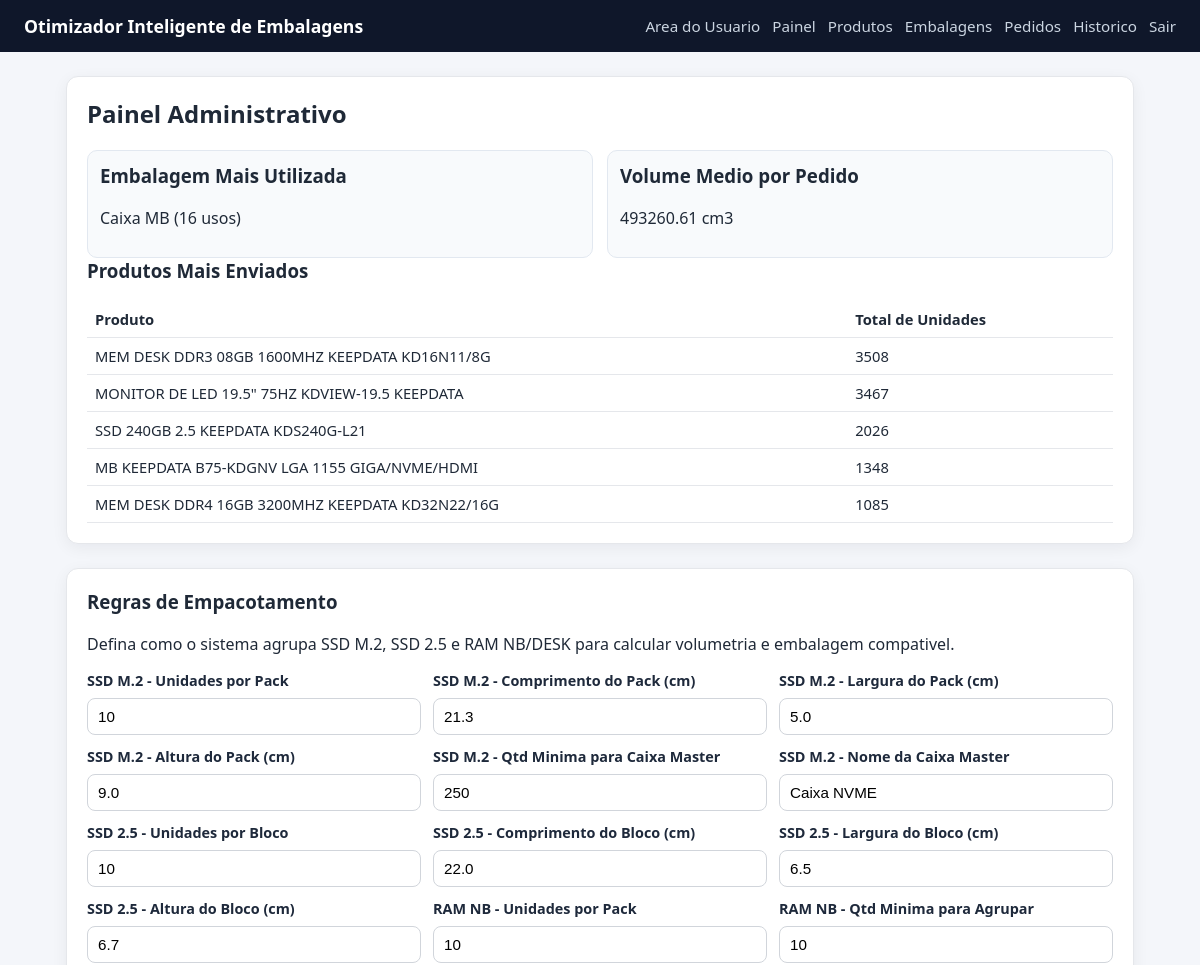
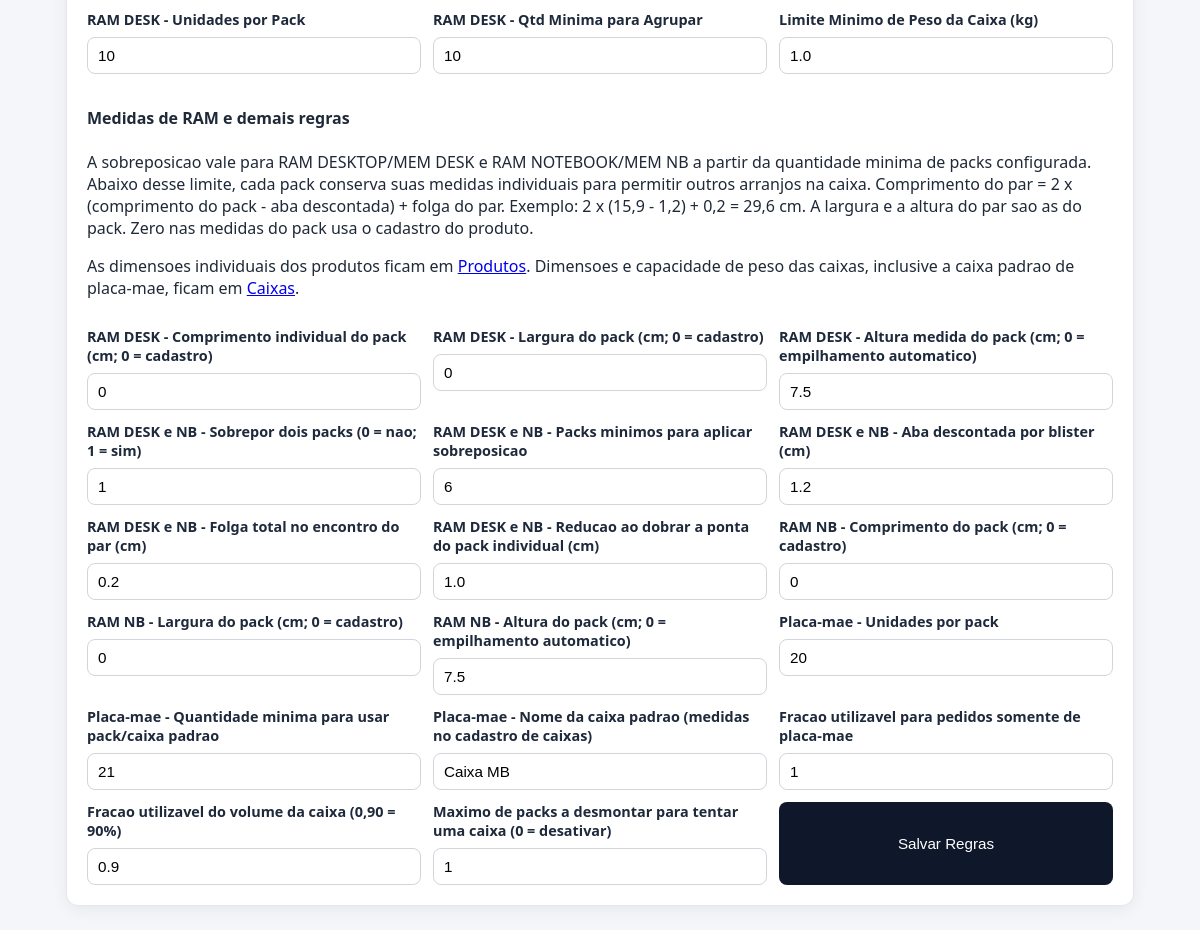
/admin (signed in), run on the app's committed database (2 pictures, top to bottom).
### tables this page shows
CREATE TABLE products (
                id INTEGER PRIMARY KEY AUTOINCREMENT,
                name TEXT NOT NULL UNIQUE,
                length_cm REAL NOT NULL,
                width_cm REAL NOT NULL,
                height_cm REAL NOT NULL,
                weight REAL NOT NULL
            , sku TEXT);

CREATE TABLE app_settings (
                key TEXT PRIMARY KEY,
                value TEXT NOT NULL
            );

### app_volum.py (the view)
@app.route("/admin", methods=["GET"])
@admin_required
def admin_dashboard():
    stats = get_dashboard_stats(DB_PATH)
    packing_rules = get_packing_rules(DB_PATH)
    return render_template("dashboard.html", stats=stats, packing_rules=packing_rules, extra_packing_fields=EXTRA_PACKING_FIELDS)

### app_volum.py (called while the page is built)
def admin_required(view_func):
    @wraps(view_func)
    def _wrapped(*args, **kwargs):
        if not session.get("is_admin"):
            next_url = request.path
            return redirect(url_for("admin_login", next=next_url))
        return view_func(*args, **kwargs)
    return _wrapped

### database.py (called while the page is built)
def get_connection(db_path):
    conn = sqlite3.connect(db_path)
    conn.row_factory = sqlite3.Row
    return conn

def _safe_int(value, default):
    try:
        return int(float(value))
    except Exception:
        return int(default)

def _safe_float(value, default):
    try:
        return float(value)
    except Exception:
        return float(default)

def get_packing_rules(db_path):
    rules = dict(DEFAULT_PACKING_RULES)
    with closing(get_connection(db_path)) as conn:
        keys = list(DEFAULT_PACKING_RULES) + ['ram_bundle_qty', 'ram_bundle_min_qty']
        rows = conn.execute(
            "SELECT key, value FROM app_settings WHERE key IN (" + ",".join("?" for _ in keys) + ")", keys
        ).fetchall()
    for row in rows:
        rules[row["key"]] = row["value"]
    return _normalize_packing_rules(rules)

### templates/dashboard.html
{% extends 'base.html' %}
{% block content %}
<section class="card">
    <h2>Painel Administrativo</h2>
    <div class="stats-grid">
        <div class="stat-box">
            <h3>Embalagem Mais Utilizada</h3>
            {% if stats.most_used_box %}
                <p>{{ stats.most_used_box['name'] }} ({{ stats.most_used_box['uses'] }} usos)</p>
            {% else %}
                <p>Ainda nao ha dados de expedicao.</p>
            {% endif %}
        </div>
        <div class="stat-box">
            <h3>Volume Medio por Pedido</h3>
            <p>{{ '%.2f'|format(stats.avg_volume) }} cm3</p>
        </div>
    </div>
    <h3>Produtos Mais Enviados</h3>
    <table>
        <thead>
            <tr><th>Produto</th><th>Total de Unidades</th></tr>
        </thead>
        <tbody>
        {% for row in stats.top_products %}
            <tr>
                <td>{{ row['name'] }}</td>
                <td>{{ row['total_qty'] }}</td>
            </tr>
        {% else %}
            <tr><td colspan="2">Ainda nao ha dados de envio por produto.</td></tr>
        {% endfor %}
        </tbody>
    </table>
</section>
<section class="card" style="margin-top: 1.5rem;">
    <h3>Regras de Empacotamento</h3>
    <p>Defina como o sistema agrupa SSD M.2, SSD 2.5 e RAM NB/DESK para calcular volumetria e embalagem compativel.</p>
    <form method="post" action="{{ url_for('admin_packing_settings') }}" class="form-grid cols-2 form-packing">
        <label>SSD M.2 - Unidades por Pack
            <input type="number" min="1" step="1" name="ssdm2_bundle_qty" value="{{ packing_rules.get('ssdm2_bundle_qty', 10) }}" required>
        </label>
        <label>SSD M.2 - Comprimento do Pack (cm)
            <input type="number" min="0.1" step="0.1" name="ssdm2_bundle_length_cm" value="{{ packing_rules.get('ssdm2_bundle_length_cm', 21.3) }}" required>
        </label>
        <label>SSD M.2 - Largura do Pack (cm)
            <input type="number" min="0.1" step="0.1" name="ssdm2_bundle_width_cm" value="{{ packing_rules.get('ssdm2_bundle_width_cm', 5.0) }}" required>
        </label>
        <label>SSD M.2 - Altura do Pack (cm)
            <input type="number" min="0.1" step="0.1" name="ssdm2_bundle_height_cm" value="{{ packing_rules.get('ssdm2_bundle_height_cm', 9.0) }}" required>
        </label>
        <label>SSD M.2 - Qtd Minima para Caixa Master
            <input type="number" min="1" step="1" name="ssdm2_master_box_qty" value="{{ packing_rules.get('ssdm2_master_box_qty', 250) }}" required>
        </label>
        <label>SSD M.2 - Nome da Caixa Master
            <input type="text" name="ssdm2_default_box_name" value="{{ packing_rules.get('ssdm2_default_box_name', 'Caixa NVME') }}" required>
        </label>
        <label>SSD 2.5 - Unidades por Bloco
            <input type="number" min="1" step="1" name="ssd25_bundle_qty" value="{{ packing_rules['ssd25_bundle_qty'] }}" required>
        </label>
        <label>SSD 2.5 - Comprimento do Bloco (cm)
            <input type="number" min="0.1" step="0.1" name="ssd25_bundle_length_cm" value="{{ packing_rules['ssd25_bundle_length_cm'] }}" required>
        </label>
        <label>SSD 2.5 - Largura do Bloco (cm)
            <input type="number" min="0.1" step="0.1" name="ssd25_bundle_width_cm" value="{{ packing_rules['ssd25_bundle_width_cm'] }}" required>
        </label>
        <label>SSD 2.5 - Altura do Bloco (cm)
            <input type="number" min="0.1" step="0.1" name="ssd25_bundle_height_cm" value="{{ packing_rules['ssd25_bundle_height_cm'] }}" required>
        </label>
        <label>RAM NB - Unidades por Pack
            <input type="number" min="1" step="1" name="ram_nb_bundle_qty" value="{{ packing_rules['ram_nb_bundle_qty'] }}" required>
        </label>
        <label>RAM NB - Qtd Minima para Agrupar
            <input type="number" min="1" step="1" name="ram_nb_bundle_min_qty" value="{{ packing_rules['ram_nb_bundle_min_qty'] }}" required>
        </label>
        <label>RAM DESK - Unidades por Pack
            <input type="number" min="1" step="1" name="ram_desk_bundle_qty" value="{{ packing_rules['ram_desk_bundle_qty'] }}" required>
        </label>
        <label>RAM DESK - Qtd Minima para Agrupar
            <input type="number" min="1" step="1" name="ram_desk_bundle_min_qty" value="{{ packing_rules['ram_desk_bundle_min_qty'] }}" required>
        </label>
        <label>Limite Minimo de Peso da Caixa (kg)
            <input type="number" min="0" step="0.1" name="min_effective_max_weight_kg" value="{{ packing_rules['min_effective_max_weight_kg'] }}" required>
        </label>
        <div style="grid-column:1/-1;">
            <h4>Medidas de RAM e demais regras</h4>
            <p>A sobreposicao vale para RAM DESKTOP/MEM DESK e RAM NOTEBOOK/MEM NB a partir da quantidade minima de packs configurada. Abaixo desse limite, cada pack conserva suas medidas individuais para permitir outros arranjos na caixa. Comprimento do par = 2 x (comprimento do pack - aba descontada) + folga do par. Exemplo: 2 x (15,9 - 1,2) + 0,2 = 29,6 cm. A largura e a altura do par sao as do pack. Zero nas medidas do pack usa o cadastro do produto.</p>
            <p>As dimensoes individuais dos produtos ficam em <a href="{{ url_for('products') }}">Produtos</a>. Dimensoes e capacidade de peso das caixas, inclusive a caixa padrao de placa-mae, ficam em <a href="{{ url_for('boxes') }}">Caixas</a>.</p>
        </div>
        {% for key, spec in extra_packing_fields.items() %}
        <label>{{ spec[0] }}
            {% if spec[2] is none %}
            <input type="text" name="{{ key }}" value="{{ packing_rules[key] }}">
            {% else %}
            <input type="number" name="{{ key }}" value="{{ packing_rules[key] }}" min="{{ spec[2] }}" max="{{ spec[3] }}" step="{{ spec[4] }}" required>
            {% endif %}
        </label>
        {% endfor %}
        <button type="submit">Salvar Regras</button>
    </form>
</section>
{% endblock %}

### static/style.css (style rules this page uses)
* { box-sizing: border-box; }
body { margin: 0; font-family: Segoe UI, Tahoma, sans-serif; background: #f4f6fa; color: #1f2937; }
.card { background: #fff; border-radius: 12px; padding: 20px; border: 1px solid #e5e7eb; box-shadow: 0 4px 16px rgba(15, 23, 42, 0.06); margin-bottom: 18px; }
h2, h3 { margin-top: 0; }
.form-grid { display: grid; gap: 12px; }
.form-grid.cols-2 { grid-template-columns: repeat(auto-fit, minmax(280px, 1fr)); }
.form-packing label { display: flex; flex-direction: column; gap: 6px; font-size: 0.9rem; font-weight: 600; color: #1e293b; }
.form-packing label input { margin-top: 2px; }
label { display: grid; gap: 6px; font-size: 0.95rem; word-break: break-word; }
input, select, button { padding: 9px 10px; border-radius: 8px; border: 1px solid #d1d5db; font-size: 0.95rem; }
button, .btn { background: #0f172a; color: #fff; border: 0; cursor: pointer; text-decoration: none; display: inline-block; }
table { width: 100%; border-collapse: collapse; margin-top: 12px; }
th, td { border-bottom: 1px solid #e5e7eb; text-align: left; padding: 8px; font-size: 0.92rem; }
.stats-grid { display: grid; gap: 14px; grid-template-columns: repeat(auto-fit, minmax(230px, 1fr)); }
.stat-box { background: #f8fafc; border: 1px solid #e2e8f0; border-radius: 10px; padding: 12px; }

### data on the page
products: name "MEM DESK DDR3 08GB 1600MHZ KEEPDATA KD16N11/8G", total_qty "3508"
products: name "MONITOR DE LED 19.5\" 75HZ KDVIEW-19.5 KEEPDATA", total_qty "3467"
products: name "SSD 240GB 2.5 KEEPDATA KDS240G-L21", total_qty "2026"
products: name "MB KEEPDATA B75-KDGNV LGA 1155 GIGA/NVME/HDMI", total_qty "1348"
products: name "MEM DESK DDR4 16GB 3200MHZ KEEPDATA KD32N22/16G", total_qty "1085"
app_settings: mb_default_box_name "Caixa MB"

### other printed values
{{ stats.most_used_box['name'] }} "Caixa MB"
{{ stats.most_used_box['uses'] }} "16"
{{ '%.2f'|format(stats.avg_volume) }} "493260.61"
{{ spec[0] }} "RAM DESK - Comprimento individual do pack (cm; 0 = cadastro)" "RAM DESK - Largura do pack (cm; 0 = cadastro)" "RAM DESK - Altura medida do pack (cm; 0 = empilhamento automatico)" "RAM DESK e NB - Sobrepor dois packs (0 = nao; 1 = sim)" "RAM DESK e NB - Packs minimos para aplicar sobreposicao" "RAM DESK e NB - Aba descontada por blister (cm)" "RAM DESK e NB - Folga total no encontro do par (cm)" "RAM DESK e NB - Reducao ao dobrar a ponta do pack individual (cm)" "RAM NB - Comprimento do pack (cm; 0 = cadastro)" "RAM NB - Largura do pack (cm; 0 = cadastro)" "RAM NB - Altura do pack (cm; 0 = empilhamento automatico)" "Placa-mae - Unidades por pack" "Placa-mae - Quantidade minima para usar pack/caixa padrao" "Placa-mae - Nome da caixa padrao (medidas no cadastro de caixas)" "Fracao utilizavel para pedidos somente de placa-mae" "Fracao utilizavel do volume da caixa (0,90 = 90%)" "Maximo de packs a desmontar para tentar uma caixa (0 = desativar)"
